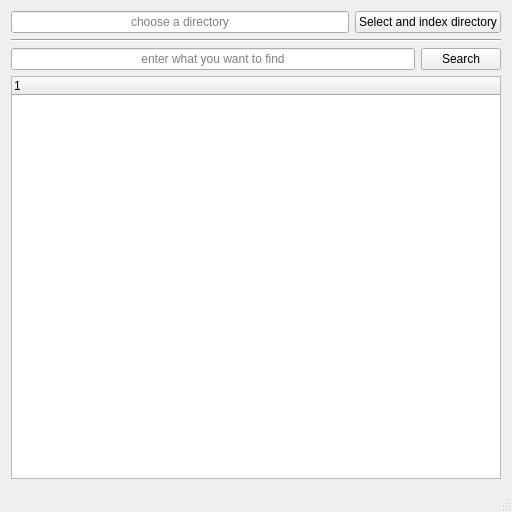
<?xml version="1.0" encoding="UTF-8"?>
<ui version="4.0">
 <class>MainWindow</class>
 <widget class="QMainWindow" name="MainWindow">
  <property name="geometry">
   <rect>
    <x>0</x>
    <y>0</y>
    <width>512</width>
    <height>512</height>
   </rect>
  </property>
  <property name="windowTitle">
   <string>MainWindow</string>
  </property>
  <widget class="QWidget" name="centralWidget">
   <property name="sizePolicy">
    <sizepolicy hsizetype="Preferred" vsizetype="Preferred">
     <horstretch>0</horstretch>
     <verstretch>0</verstretch>
    </sizepolicy>
   </property>
   <layout class="QVBoxLayout" name="verticalLayout">
    <item>
     <layout class="QHBoxLayout" name="directory_hlayout">
      <item>
       <widget class="QLineEdit" name="directoryLineEdit">
        <property name="alignment">
         <set>Qt::AlignCenter</set>
        </property>
        <property name="readOnly">
         <bool>true</bool>
        </property>
        <property name="placeholderText">
         <string>choose a directory</string>
        </property>
       </widget>
      </item>
      <item>
       <widget class="QPushButton" name="directoryButton">
        <property name="text">
         <string>Select and index directory</string>
        </property>
       </widget>
      </item>
     </layout>
    </item>
    <item>
     <widget class="Line" name="line">
      <property name="orientation">
       <enum>Qt::Horizontal</enum>
      </property>
     </widget>
    </item>
    <item>
     <layout class="QHBoxLayout" name="search_hlayout">
      <item>
       <widget class="QLineEdit" name="searchLineEdit">
        <property name="alignment">
         <set>Qt::AlignCenter</set>
        </property>
        <property name="placeholderText">
         <string>enter what you want to find</string>
        </property>
       </widget>
      </item>
      <item>
       <widget class="QPushButton" name="searchButton">
        <property name="text">
         <string>Search</string>
        </property>
       </widget>
      </item>
     </layout>
    </item>
    <item>
     <widget class="QTreeWidget" name="treeWidget">
      <attribute name="headerVisible">
       <bool>true</bool>
      </attribute>
      <column>
       <property name="text">
        <string notr="true">1</string>
       </property>
      </column>
     </widget>
    </item>
   </layout>
  </widget>
  <widget class="QStatusBar" name="statusBar"/>
  <action name="actionSelect_and_index_directory">
   <property name="text">
    <string>Select and index directory</string>
   </property>
  </action>
  <action name="actionSearch">
   <property name="text">
    <string>Search</string>
   </property>
  </action>
 </widget>
 <layoutdefault spacing="6" margin="11"/>
 <resources/>
 <connections>
  <connection>
   <sender>directoryButton</sender>
   <signal>clicked()</signal>
   <receiver>actionSelect_and_index_directory</receiver>
   <slot>trigger()</slot>
   <hints>
    <hint type="sourcelabel">
     <x>408</x>
     <y>22</y>
    </hint>
    <hint type="destinationlabel">
     <x>-1</x>
     <y>-1</y>
    </hint>
   </hints>
  </connection>
  <connection>
   <sender>searchButton</sender>
   <signal>clicked()</signal>
   <receiver>actionSearch</receiver>
   <slot>trigger()</slot>
   <hints>
    <hint type="sourcelabel">
     <x>461</x>
     <y>64</y>
    </hint>
    <hint type="destinationlabel">
     <x>-1</x>
     <y>-1</y>
    </hint>
   </hints>
  </connection>
 </connections>
</ui>
